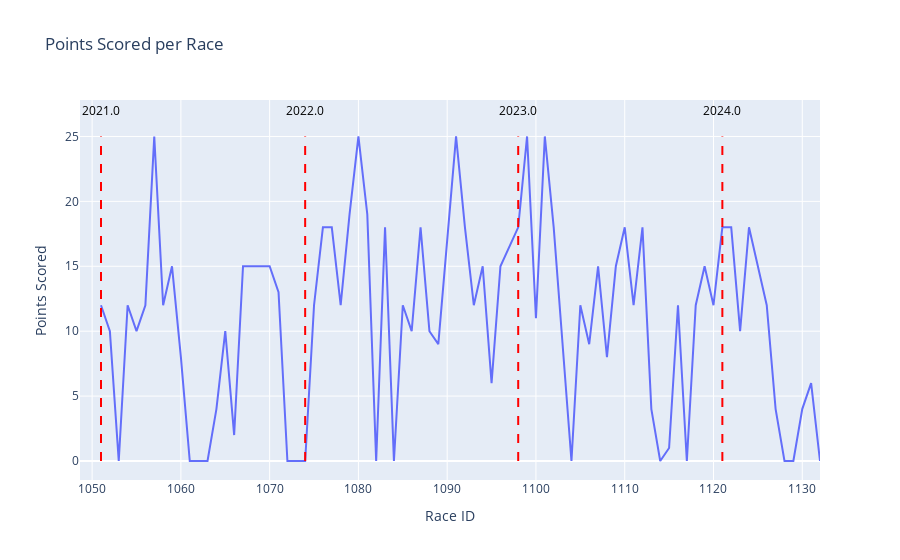

Notebook code for this chart:
### Code cell
# Ensure 'points' is numeric and handle any potential issues
lapTimes_df['points'] = pd.to_numeric(lapTimes_df['points'], errors='coerce')

# Prepare data for plotting
driver_points_by_race = lapTimes_df.rename(columns={'raceId': 'Race ID', 'points': 'Points', 'year': 'Year'})

# Create line chart
fig = px.line(
    driver_points_by_race,
    x='Race ID',
    y='Points',
    title='Points Scored per Race',
    labels={'Points': 'Points Scored', 'Race ID': 'Race ID'},
)

# Find the first Race ID of each year
first_race_of_year = driver_points_by_race.groupby('Year').first().reset_index()

# Add vertical lines to mark the beginning of each year on the x-axis
fig.update_layout(
    shapes=[
        dict(
            type='line',
            x0=row['Race ID'],
            x1=row['Race ID'],
            y0=0,
            y1=driver_points_by_race['Points'].max(),
            line=dict(color='red', width=2, dash='dash'),
        )
        for _, row in first_race_of_year.iterrows()
    ],
    annotations=[
        dict(
            x=row['Race ID'],
            y=27,  # Position the label slightly below the x-axis
            text=str(row['Year']),
            showarrow=False,
            font=dict(size=12, color='black'),
            align='center',
        )
        for _, row in first_race_of_year.iterrows()
    ],
    xaxis_title='Race ID',
    yaxis_title='Points Scored',
)

# Show the plot
fig.show()

### Figure 1 — Plotly figure (JSON) as saved in the notebook; plotly's stock layout.template omitted (floating-point values rounded to 4 significant figures)
{"data": [{"hovertemplate": "Race ID=%{x}<br>Points Scored=%{y}<extra></extra>", "legendgroup": "", "line": {"color": "#636efa", "dash": "solid"}, "marker": {"symbol": "circle"}, "mode": "lines", "name": "", "orientation": "v", "showlegend": false, "type": "scatter", "x": [1051, 1052, 1053, 1054, 1055, 1056, 1057, 1058, 1059, 1060, 1061, 1062, 1063, 1064, 1065, 1066, 1067, 1069, 1070, 1071, 1072, 1073, 1074, 1075, 1076, 1077, 1078, 1079, 1080, 1081, 1082, 1083, 1084, 1085, 1086, 1087, 1088, 1089, 1091, 1092, 1093, 1094, 1095, 1096, 1098, 1099, 1100, 1101, 1102, 1104, 1105, 1106, 1107, 1108, 1109, 1110, 1111, 1112, 1113, 1114, 1115, 1116, 1117, 1118, 1119, 1120, 1121, 1122, 1123, 1124, 1125, 1126, 1127, 1128, 1129, 1130, 1131, 1132], "xaxis": "x", "y": [12, 10, 0, 12, 10, 12, 25, 12, 15, 8, 0, 0, 0, 4, 10, 2, 15, 15, 15, 13, 0, 0, 0, 12, 18, 18, 12, 19, 25, 19, 0, 18, 0, 12, 10, 18, 10, 9, 25, 18, 12, 15, 6, 15, 18, 25, 11, 25, 18, 0, 12, 9, 15, 8, 15, 18, 12, 18, 4, 0, 1, 12, 0, 12, 15, 12, 18, 18, 10, 18, 15, 12, 4, 0, 0, 4, 6, 0], "yaxis": "y"}], "layout": {"annotations": [{"align": "center", "font": {"color": "black", "size": 12}, "showarrow": false, "text": "2021.0", "x": 1051, "y": 27}, {"align": "center", "font": {"color": "black", "size": 12}, "showarrow": false, "text": "2022.0", "x": 1074, "y": 27}, {"align": "center", "font": {"color": "black", "size": 12}, "showarrow": false, "text": "2023.0", "x": 1098, "y": 27}, {"align": "center", "font": {"color": "black", "size": 12}, "showarrow": false, "text": "2024.0", "x": 1121, "y": 27}], "legend": {"tracegroupgap": 0}, "shapes": [{"line": {"color": "red", "dash": "dash", "width": 2}, "type": "line", "x0": 1051, "x1": 1051, "y0": 0, "y1": 25}, {"line": {"color": "red", "dash": "dash", "width": 2}, "type": "line", "x0": 1074, "x1": 1074, "y0": 0, "y1": 25}, {"line": {"color": "red", "dash": "dash", "width": 2}, "type": "line", "x0": 1098, "x1": 1098, "y0": 0, "y1": 25}, {"line": {"color": "red", "dash": "dash", "width": 2}, "type": "line", "x0": 1121, "x1": 1121, "y0": 0, "y1": 25}], "title": {"text": "Points Scored per Race"}, "xaxis": {"anchor": "y", "domain": [0, 1], "title": {"text": "Race ID"}}, "yaxis": {"anchor": "x", "domain": [0, 1], "title": {"text": "Points Scored"}}}}
